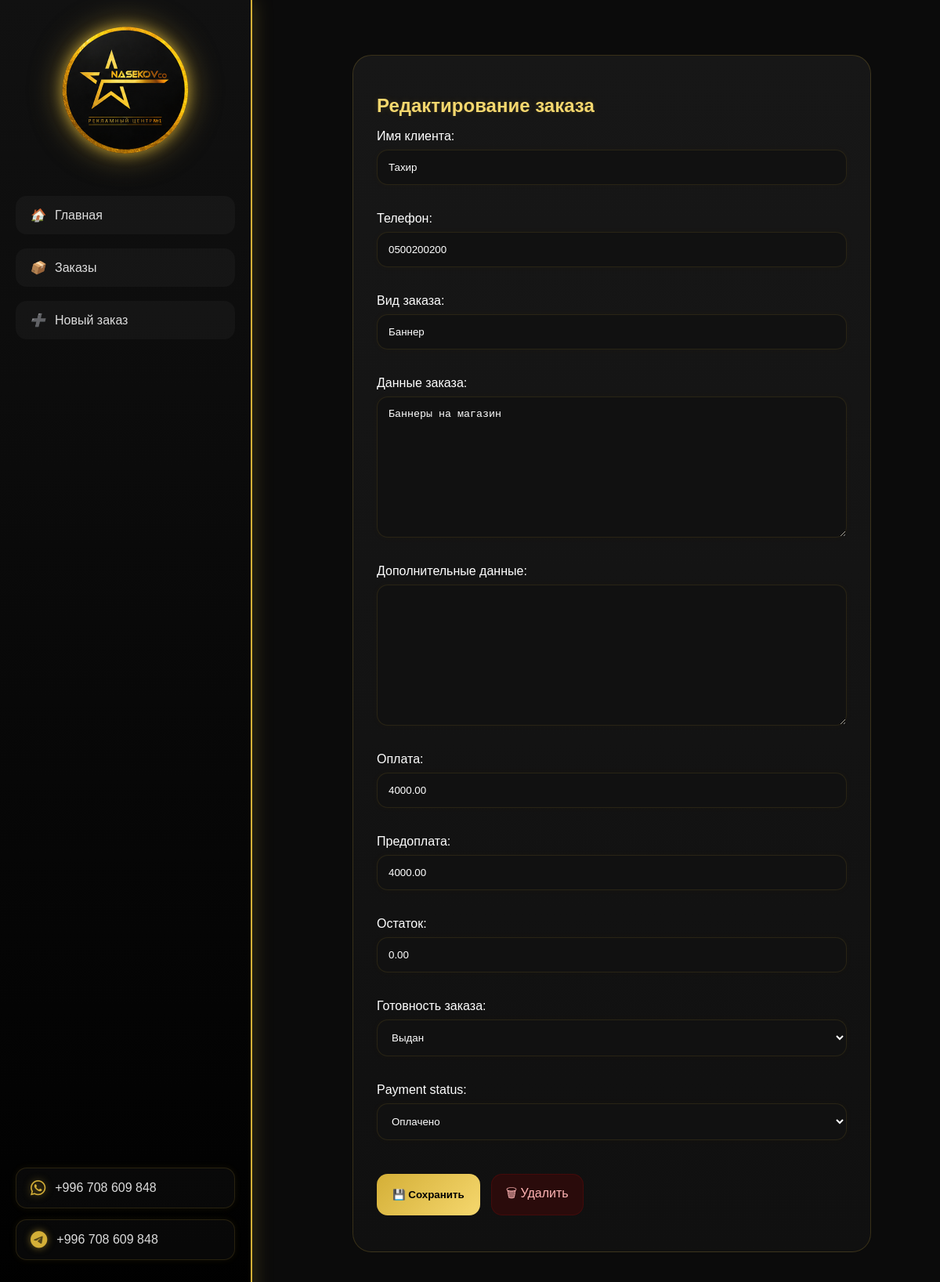
The app's page /orders/3/edit/ with its own data.
### base/models.py (models this page shows, shortened)
class Order(models.Model):
    STATUS_CHOICES = [
        ('new', 'Новый'),
        ('progress', 'В работе'),
        ('ready', 'Готов'),
        ('done', 'Выдан'),
        ('cancel', 'Отменено'),
    ]
    PAYMENT_STATUS = [
        ('unpaid', 'Не оплачено'),
        ('partial', 'Частично'),
        ('paid', 'Оплачено'),
    ]
    client_name = models.CharField(
        max_length=255,
        verbose_name='Имя клиента'
    )
    phone = models.CharField(
        max_length=20,
        blank=True,
        verbose_name='Телефон'
    )
    created_at = models.DateTimeField(
        auto_now_add=True,
        verbose_name='Дата'
    )
    order_type = models.CharField(
        max_length=255,
        verbose_name='Вид заказа'
    )
    order_details = models.TextField(
        verbose_name='Данные заказа'
    )
    extra_info = models.TextField(
        blank=True,
        verbose_name='Дополнительные данные'
    )
    total_price = models.DecimalField(
        max_digits=10,
        decimal_places=2,
        default=0,
        verbose_name='Оплата'
    )
    prepayment = models.DecimalField(
        max_digits=10,
        decimal_places=2,
        default=0,
        verbose_name='Предоплата'
    )
    remaining = models.DecimalField(
        max_digits=10,
        decimal_places=2,
        default=0,
        verbose_name='Остаток'
    )
    status = models.CharField(
        max_length=20,
        choices=STATUS_CHOICES,
        default='new',
        verbose_name='Готовность заказа'
    )
    payment_status = models.CharField(
        max_length=20,
        choices=PAYMENT_STATUS,
        default='unpaid'
    )

### base/views.py (the view)
# urls.py: path('orders/<int:pk>/edit/',views.order_edit,name='order_edit'),
def order_edit(request, pk):
    order = get_object_or_404(Order, pk=pk)
    form = OrderForm(
        request.POST or None,
        instance=order
    )
    if form.is_valid():
        form.save()
        return redirect('base:orders')
    return render(request, 'order_form.html', {
        'form': form,
        'order': order
    })

### base/forms.py
class OrderForm(forms.ModelForm):
    class Meta:
        model = Order
        fields = '__all__'

### templates/order_form.html (shortened to what this page needs)
{% load static %}
<html lang="en">
<head>
</head>
<body>
<div class="sidebar" id="sidebar">
    <a href="http://127.0.0.1:8000/admin" class="logo">
        <img src="{% static 'logo.png' %}" alt="Logo">
    </a>
    <ul class="menu">
        <li><a href="{% url 'base:home' %}"><i>🏠</i> Главная</a></li>
        <li><a href="{% url 'base:orders' %}"><i>📦</i> Заказы</a></li>
        <li><a href="{% url 'base:order_create' %}"><i>➕</i> Новый заказ</a></li>
    </ul>
<link rel="stylesheet"
href="https://cdnjs.cloudflare.com/ajax/libs/font-awesome/6.5.1/css/all.min.css">
<div class="sidebar-socials">
    <a href="https://wa.me/996708609848"
       target="_blank"
       class="social">
        <i class="fa-brands fa-whatsapp"></i>
        +996 708 609 848
    </a>
    <a href="https://t.me/+996708609848"
       target="_blank"
       class="social">
        <i class="fa-brands fa-telegram"></i>
        +996 708 609 848
    </a>
</div>
</div>
<div class="content">
<div class="form-card">
    {% if order %}
        <h2>Редактирование заказа</h2>
    {% else %}
        <h2>Создание заказа</h2>
    {% endif %}
    <form method="post">
        {{ form.as_p }}
        <div class="form-actions">
            <button type="submit" class="btn save">
                💾 Сохранить
            </button>
            {% if order %}
                <a href="{% url 'base:order_delete' order.id %}"
                   class="btn delete">
                    🗑 Удалить
                </a>
            {% endif %}
        </div>
    </form>
</div>
</div>
</body>
</html>

### templates/order_form.html (style rules this page uses)
:root { --bg:#0a0a0a; --card:#171717; --gold:#d4af37; --gold-light:#f5d76e; --text:#ffffff; --gray:#9ca3af; }
body { margin:0; background:#0b0b0b; font-family:Arial, sans-serif; overflow-x:hidden; }
.form-card { background:linear-gradient(180deg,#171717,#101010); border:1px solid rgba(212,175,55,0.2); padding:30px; border-radius:24px; color:white; width:600px; }
.form-actions { display:flex; gap:14px; margin-top:25px; }
.form-card input, .form-card select, .form-card textarea { width:100%; padding:12px; margin-bottom:15px; border-radius:12px; border:1px solid rgba(212,175,55,0.2); background:#111; color:white; }
.form-card button { background:linear-gradient(135deg,#d4af37,#f5d76e); border:none; padding:12px 20px; border-radius:12px; cursor:pointer; font-weight:bold; }
.sidebar { width:280px; height:100vh; background:linear-gradient( 180deg, #111, #000 ); border-right:2px solid #d4af37; position:fixed; left:0; top:0; padding:30px 20px; box-shadow: 0 0 25px rgba(212,175,55,0.25); transform:translateX(-100%); animation:showSidebar 1s ease forwards; }
.menu { list-style:none; padding:0; }
.menu li { margin:18px 0; }
.menu a { color:#ddd; text-decoration:none; display:flex; align-items:center; gap:12px; padding:15px 18px; border-radius:14px; transition:0.3s; background:rgba(255,255,255,0.03); }
.logo { display:flex; justify-content:center; align-items:center; margin-bottom:50px; }
.logo img { width:170px; object-fit:contain; filter: drop-shadow(0 0 8px rgba(212,175,55,0.7)) drop-shadow(0 0 18px rgba(212,175,55,0.5)); transition:0.4s; }
.content { position:absolute; overflow-y: auto; left:420px; top:40px; height:100vh; width:1000px; padding:30px; padding-right:80px; }
.btn.save { background:linear-gradient( 135deg, #d4af37, #f5d76e ); color:black; border:none; padding:12px 20px; border-radius:14px; font-weight:bold; cursor:pointer; transition:0.3s; }
.btn.delete { background:#2a0b0b; color:#ffb4b4; text-decoration:none; padding:12px 18px; border-radius:14px; border:1px solid rgba(255,0,0,0.12); display:flex; align-items:center; justify-content:center; transition:0.3s; }
.form-card h2 { color:var(--gold-light); margin-bottom:12px; text-shadow: 0 0 10px rgba(212,175,55,0.15); }
.sidebar-socials { position:absolute; bottom:80px; left:20px; right:20px; display:flex; flex-direction:column; gap:14px; }
.social { display:flex; align-items:center; gap:12px; text-decoration:none; color:#ddd; padding:14px 18px; border-radius:14px; background:rgba(255,255,255,0.03); transition:0.3s; border:1px solid rgba(212,175,55,0.15); box-shadow: 0 0 10px rgba(212,175,55,0.08); }
.social i { font-size:22px; color:#d4af37; text-shadow: 0 0 10px rgba(212,175,55,0.6); }
.form-card input, .form-card textarea, .form-card select { width:100%; padding:14px; margin-top:8px; margin-bottom:18px; border-radius:14px; border:1px solid rgba(212,175,55,0.12); background:#111; color:white; transition:0.35s; box-shadow: 0 0 10px rgba(212,175,55,0.03); }

### records on screen
Order: client_name "Тахир", phone "0500200200", order_type "Баннер", order_details "Баннеры на магазин", total_price "4000.00", prepayment "4000.00", remaining "0.00", status "Выдан", payment_status "Оплачено"
